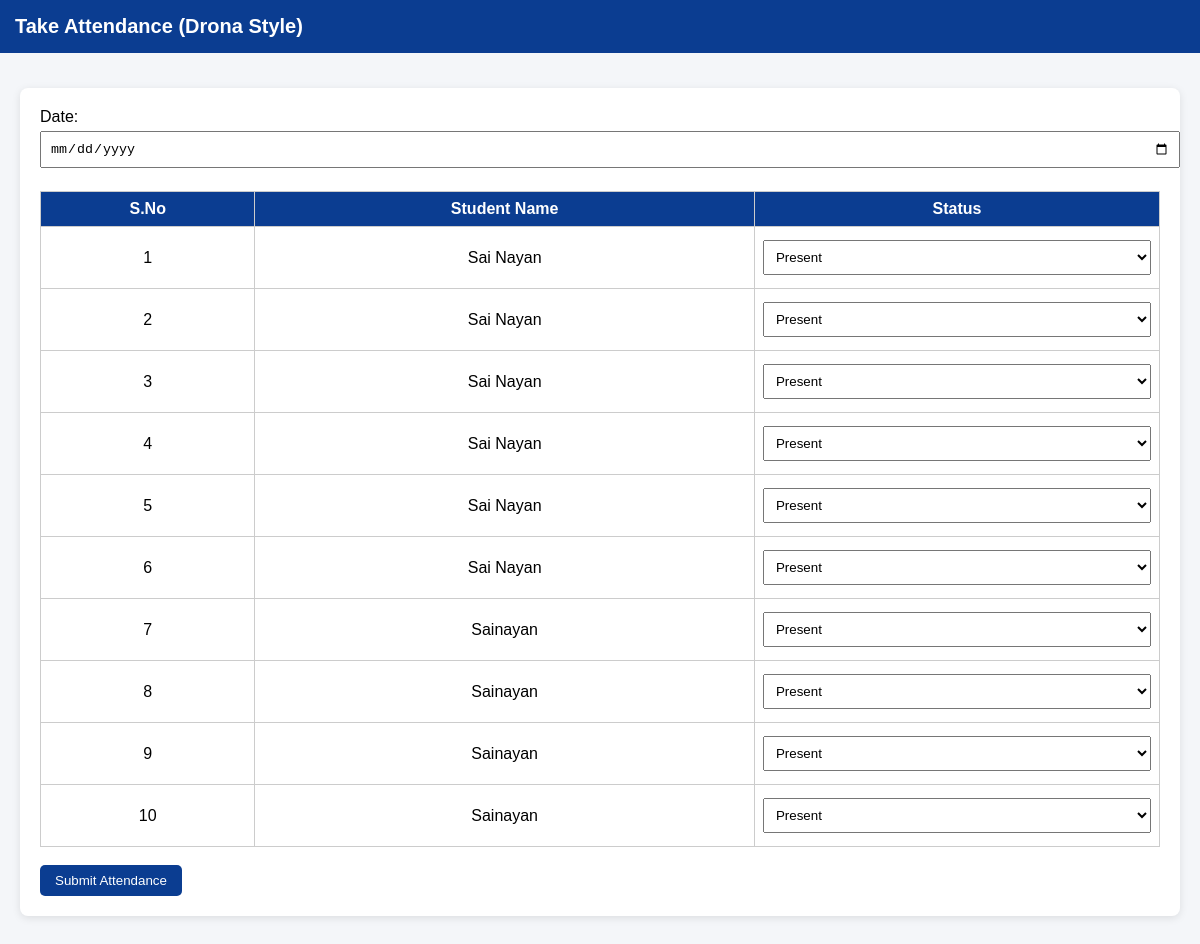
The app's page /attendance with its own data.
### tables this page shows
CREATE TABLE students(
    id INTEGER PRIMARY KEY AUTOINCREMENT,
    name TEXT,
    email TEXT,
    password TEXT
);

### app.py (the view)
@app.route("/attendance",methods=["GET","POST"])
def attendance():
    conn=sqlite3.connect("database.db")
    cur=conn.cursor()
    cur.execute("SELECT * FROM students")
    students=cur.fetchall()
    if request.method=="POST":
        date=request.form["date"]
        for s in students:
            status=request.form.get(f"s{s[0]}")
            cur.execute("INSERT INTO attendance VALUES (?,?,?)",(s[0],date,status))
        conn.commit()
    conn.close()
    return render_template("attendance.html",students=students)

### templates/attendance.html (shortened to what this page needs)
<!DOCTYPE html>
<html>
<head>
<link rel="stylesheet" href="{{url_for('static',filename='style.css')}}">
</head>
<body>
<div class="navbar">Take Attendance (Drona Style)</div>
<div class="container">
<div class="card">
<form method="POST">
<label>Date:</label>
<input type="date" name="date" required>
<br><br>
<table>
<tr>
<th>S.No</th>
<th>Student Name</th>
<th>Status</th>
</tr>
{% for s in students %}
<tr>
<td>{{loop.index}}</td>
<td>{{s[1]}}</td>
<td>
<select name="s{{s[0]}}">
<option value="Present">Present</option>
</select>
</td>
</tr>
{% endfor %}
</table>
<br>
<button type="submit">Submit Attendance</button>
</form>
</div>
</div>
</body>
</html>

### static/style.css (style rules this page uses)
body { margin:0; font-family: Arial, Helvetica, sans-serif; background:#f4f6f9; }
.navbar { background:#0b3d91; color:white; padding:15px; font-size:20px; font-weight:bold; }
.container { padding:20px; }
.card { background:white; padding:20px; margin:15px 0; border-radius:8px; box-shadow:0 2px 8px rgba(0,0,0,0.1); }
button { background:#0b3d91; color:white; padding:8px 15px; border:none; border-radius:5px; cursor:pointer; }
input,select { padding:8px; margin:5px 0; width:100%; }

### templates/attendance.html (style rules this page uses)
table { width:100%; border-collapse:collapse; }
th,td { border:1px solid #ccc; padding:8px; text-align:center; }
th { background:#0b3d91; color:white; }

### records on screen
students: name "Sai Nayan", id "Present"
students: name "Sai Nayan", id "Present"
students: name "Sai Nayan", id "Present"
students: name "Sai Nayan", id "Present"
students: name "Sai Nayan", id "Present"
students: name "Sai Nayan", id "Present"
students: name "Sainayan", id "Present"
students: name "Sainayan", id "Present"
students: name "Sainayan", id "Present"
students: name "Sainayan", id "Present"
